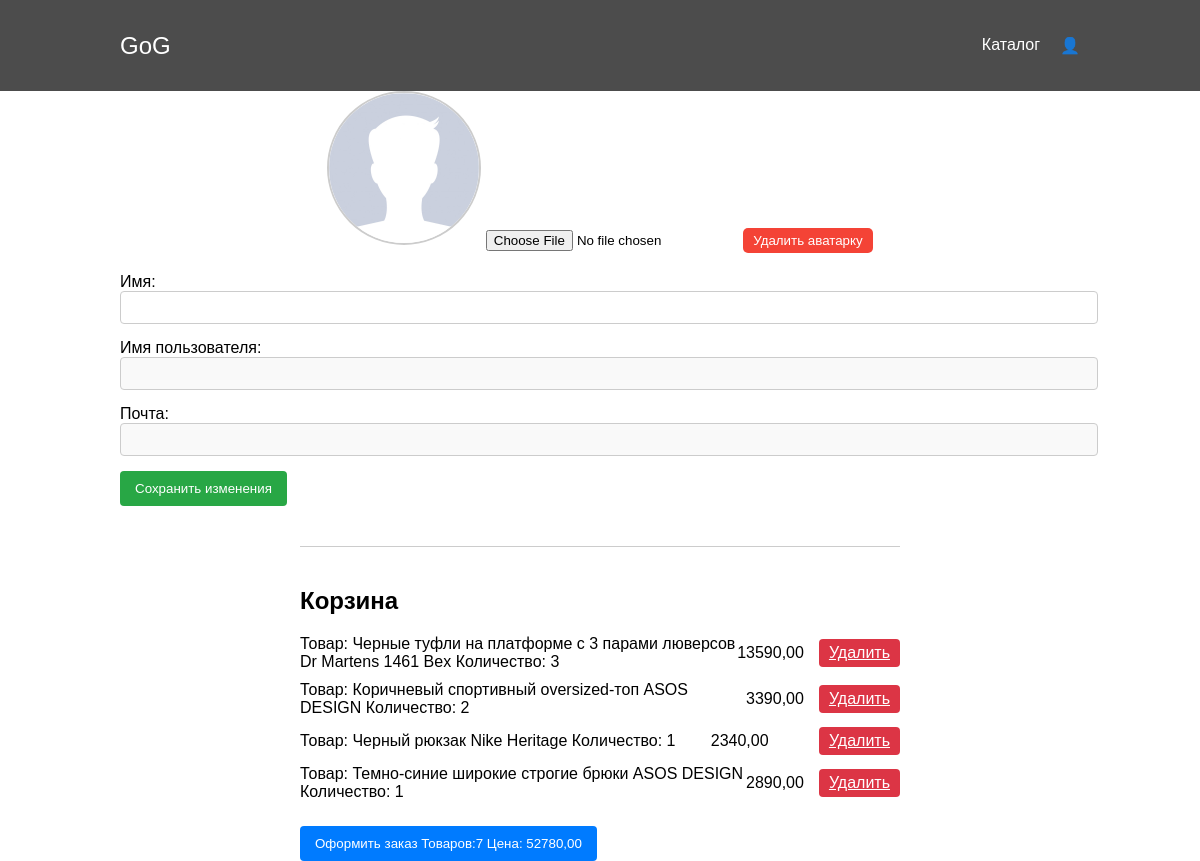
Page /users/profile/2/ (signed in) on the committed database.
### apps/products/models.py (models this page shows, shortened)
class Basket(models.Model):
    user = models.ForeignKey(User, on_delete=models.CASCADE)
    product = models.ForeignKey(Product, on_delete=models.CASCADE)
    quantity = models.PositiveIntegerField(default=0)
    created_timestamp = models.DateTimeField(auto_now_add=True)
    objects = BasketQuerySet.as_manager()
    def sum(self):
        return self.quantity * self.product.price

class Product(models.Model):
    name = models.CharField(max_length=128)
    description = models.TextField(null=True, blank=True)
    price = models.DecimalField(max_digits=7, decimal_places=2)
    quantity = models.PositiveIntegerField(default=0)
    image = models.ImageField(upload_to="products_images")
    category = models.ForeignKey(ProductCategory, related_name='products', on_delete=models.CASCADE)
    def __str__(self):
        return self.name
    class Meta:
        verbose_name = 'Product'
        verbose_name_plural = 'Products'

### apps/users/views.py (the view, shortened to what this page needs)
# urls.py: path('profile/<int:pk>/', login_required(UserProfileView.as_view()), name='profile'),
class UserProfileView(UpdateView):
    extra_context = {'title': 'Профиль'}
    model = User
    template_name = 'users/profile.html'
    form_class = UserProfileForm

### apps/users/forms.py
class UserProfileForm(UserChangeForm):
    first_name = forms.CharField(widget=forms.TextInput())
    image = forms.ImageField(widget=forms.FileInput(), required=False)
    class Meta:
        model = User
        fields = ['first_name', 'image']

### apps/products/context_processors.py (called while the page is built)
def baskets(request):
    user = request.user
    return {'baskets': Basket.objects.filter(user=user) if user.is_authenticated else []}

### apps/products/models.py (called while the page is built)
    def total_sum(self):
        return sum(basket.sum() for basket in self)

    def total_quantity(self):
        return sum(basket.quantity for basket in self)

### templates/users/profile.html (shortened to what this page needs)
{% extends 'base.html' %}
{% load static %}
{% block css %}
    <link rel="stylesheet" href="{% static 'css/users/profile.css' %}">
{% endblock %}
{% block content %}
    <form action="{% url 'users:profile' user.pk %}" method="post" class="form" enctype="multipart/form-data">
        <div class="profile-container">
            <div class="avatar-section">
                <img src="{% if user.image %} {{ user.image.url }} {% else %} {% static 'img/default_avatar.jpg' %} {% endif %}"
                     alt="Avatar" class="avatar" id="avatar-image">
                <input type="file" name="image" id="image" class="upload-avatar" accept="image/*">
                <button type="submit" name="remove_avatar" value="true" class="remove-avatar">Удалить аватарку</button>
            </div>
            <div class="user-info">
                <div class="info-item">
                    <label for="first_name">Имя:</label>
                    <input type="text" id="first_name" name="first_name" value="{{ form.first_name.value|default:'' }}"
                           class="editable"/>
                </div>
                <div class="info-item">
                    <label for="username">Имя пользователя:</label>
                    <input type="text" id="username" value="{{ user.username }}" class="read-only" disabled/>
                </div>
                <div class="info-item">
                    <label for="email">Почта:</label>
                    <input type="email" id="email" value="{{ user.email }}" class="read-only" disabled/>
                </div>
                <button class="save-button" type="submit">Сохранить изменения</button>
            </div>
        </div>
    </form>
    <div class="cart-section">
        {% if baskets %}
            <h2>Корзина</h2>
            {% for basket in baskets %}
                <div class="cart-item">
                    <span>Товар: {{ basket.product }} Количество: {{ basket.quantity }}</span>
                    <span class="item-price">{{ basket.product.price }}</span>
                    <a href="{% url 'products:basket_remove' basket.id %}"
                        class="remove-button">Удалить</a>
                </div>
            {% endfor %}
            <button class="checkout-button">Оформить заказ Товаров:{{ baskets.total_quantity }} Цена: {{ baskets.total_sum }}</button>
        {% else %}
            <h2>Корзина пуста</h2>
        {% endif %}
    </div>
{% endblock %}

### static/css/users/profile.css (style rules this page uses)
.profile-container { width: 80%; margin: auto; font-family: Arial, sans-serif; }
.avatar-section { text-align: center; margin-bottom: 20px; }
.avatar { width: 150px; height: 150px; border-radius: 50%; object-fit: cover; border: 2px solid #ccc; }
.upload-avatar { margin-top: 10px; }
.user-info { margin-bottom: 40px; }
.info-item { margin-bottom: 15px; }
.editable { width: 100%; padding: 8px; border: 1px solid #ccc; border-radius: 4px; }
.read-only { width: 100%; padding: 8px; border: 1px solid #ccc; border-radius: 4px; background-color: #f9f9f9; }
.save-button { padding: 10px 15px; background-color: #28a745; color: white; border: none; border-radius: 4px; cursor: pointer; }
.cart-section { margin: 0 auto !important; width: 50% !important; margin-top: 30px; border-top: 1px solid #ccc; padding-top: 20px; }
.cart-item { display: flex; justify-content: space-between; align-items: center; margin-bottom: 10px; }
.item-price { margin-right: 15px; }
.remove-button { padding: 5px 10px; background-color: #dc3545; color: white; border: none; border-radius: 4px; cursor: pointer; }
.checkout-button { margin-top: 15px; padding: 10px 15px; background-color: #007bff; color: white; border: none; border-radius: 4px; cursor: pointer; }
body { font-family: Arial, sans-serif; margin: 0; padding: 0; box-sizing: border-box; }
.remove-avatar { margin-top: 10px; padding: 5px 10px; background-color: #f44336; color: white; border: none; border-radius: 5px; cursor: pointer; }

### rows in the picture
Basket: product "Черные туфли на платформе с 3 парами люверсов Dr Martens 1461 Bex", quantity "3", product.price "13590,00", total_quantity "7", total_sum "52780,00"
Basket: product "Коричневый спортивный oversized-топ ASOS DESIGN", quantity "2", product.price "3390,00"
Basket: product "Черный рюкзак Nike Heritage", quantity "1", product.price "2340,00"
Basket: product "Темно-синие широкие строгие брюки ASOS DESIGN", quantity "1", product.price "2890,00"
